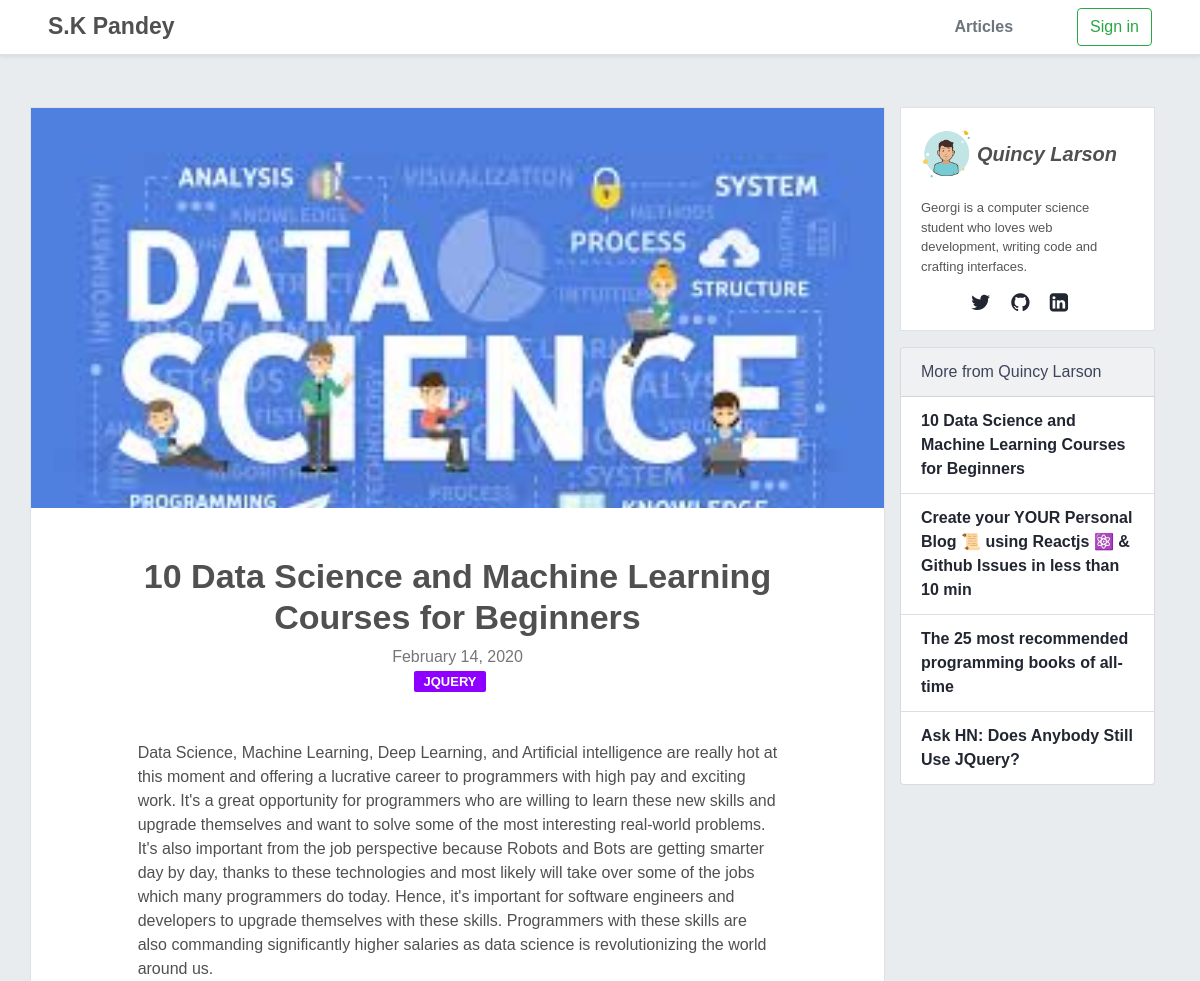
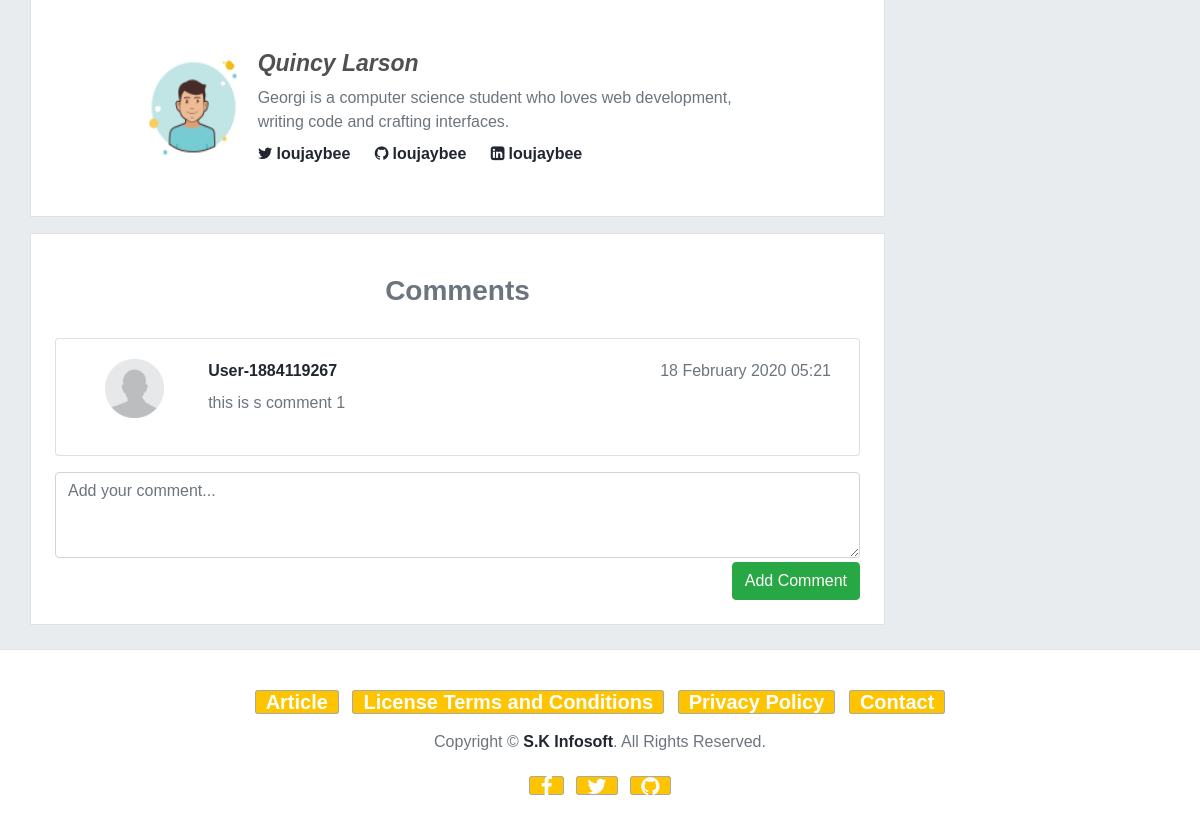
Screenshot of /single_article.php?id=17 with the database file from the repository (2 pictures, top to bottom).
### tables this page shows
CREATE TABLE `article` (
  `article_id` int(11) NOT NULL,
  `article_title` varchar(255) NOT NULL,
  `article_content` text NOT NULL,
  `article_image` varchar(255) NOT NULL,
  `article_created_time` datetime NOT NULL,
  `id_categorie` int(11) NOT NULL,
  `id_author` int(11) NOT NULL
);

CREATE TABLE `category` (
  `category_id` int(11) NOT NULL,
  `category_name` varchar(100) NOT NULL,
  `category_image` varchar(255) NOT NULL,
  `category_color` varchar(10) NOT NULL DEFAULT '333333'
);

CREATE TABLE `author` (
  `author_id` int(11) NOT NULL,
  `author_fullname` varchar(100) NOT NULL,
  `author_desc` varchar(255) NOT NULL DEFAULT 'Lorem ipsum dolor sit amet consectetur adipisicing elit. Nihil voluptatibus in ullam eum corrupti reiciendis.',
  `author_email` varchar(100) NOT NULL,
  `author_twitter` varchar(100) NOT NULL DEFAULT 'loujaybee',
  `author_github` varchar(100) NOT NULL DEFAULT 'loujaybee',
  `author_link` varchar(100) NOT NULL DEFAULT 'loujaybee',
  `author_avatar` varchar(255) NOT NULL
);

CREATE TABLE `comment` (
  `comment_id` int(11) NOT NULL,
  `comment_username` varchar(100) NOT NULL,
  `comment_avatar` varchar(255) NOT NULL DEFAULT 'def_face.jpg',
  `comment_content` text NOT NULL,
  `comment_date` datetime NOT NULL DEFAULT '2020-02-14 10:28:00',
  `comment_likes` int(11) NOT NULL DEFAULT 0,
  `id_article` int(11) NOT NULL
);

### single_article.php (the view, shortened to what this page needs)
<?php include "assest/head.php"; ?>
<?php
$article_id = $_GET['id'];
$stmt = $conn->prepare("SELECT * FROM `article` INNER JOIN `author` ON `article`.id_author = `author`.author_id  WHERE `article_id` = ?");
$stmt->execute([$article_id]);
$article = $stmt->fetch();
$stmt = $conn->prepare("SELECT * FROM `category` WHERE `category_id` = ?");
$stmt->execute([$article["id_categorie"]]);
$category = $stmt->fetch();
$stmt = $conn->prepare("SELECT article_title, article_id FROM `article` WHERE id_author = ? LIMIT 4");
$stmt->execute([$article["id_author"]]);
$articles = $stmt->fetchAll();
$stmt = $conn->prepare("SELECT * FROM `article` INNER JOIN `comment` WHERE `article`.`article_id`= `comment`.`id_article` AND `article`.`article_id` = ? ORDER BY comment_id DESC");
$stmt->execute([$article_id]);
$comments = $stmt->fetchAll();
?>
<link type="text/css" rel="stylesheet" href="css/style.css" />
<link rel="stylesheet" href="css/single_article.css">
</head>
<body>
    <?php include "assest/header.php" ?>
    <main role="main" class="bg-l py-4">
        <div class="container">
            <div class="row">
                <div class="content bg-white col-lg-9 p-0 border border-muted">
                    <div class="post__img" style="background-image: url('img/article/<?= $article["article_image"] ?>');"></div>
                    <div class="post__content w-75 mx-auto">
                        <div class="post-head text-center my-5">
                            <h1 class="post__title">
                                <?= $article["article_title"] ?>
                            </h1>
                            <div class="post-meta ">
                                <span class="post__date">
                                    <?= date_format(date_create($article["article_created_time"]), "F d, Y ") ?>
                                </span>
                                <a class="post-category" href="articleOfCategory.php?catID=<?= $category['category_id'] ?>" style="background-color:<?= $category['category_color'] ?>">
                                    <?= $category['category_name'] ?>
                                </a>
                            </div>
                        </div>
                        <div class="post-body text-break">
                            <?= $article["article_content"] ?>
                        </div>
                        <div class="post-footer d-flex my-5">
                            <img class="profile-thumbnail rounded-circle pr-2" src="img/avatar/<?= $article['author_avatar'] ?>" alt="test avatar image" style="width: 120px;height: 120px;">
                            <div class="d-flex flex-column justify-content-around">
                                <h3 class="font-italic mb-1"><?= $article['author_fullname'] ?></h3>
                                <p class="text-muted mb-1"><?= $article['author_desc'] ?></p>
                                <div class="social_media">
                                    <a href="" class="mr-3"><i class="fa fa-twitter"></i><span class="px-1"><?= $article['author_twitter'] ?></span></a>
                                    <a href="" class="mr-3"><i class="fa fa-github"></i><span class="px-1"><?= $article['author_github'] ?></span></a>
                                    <a href="" class="mr-3"><i class="fa fa-linkedin-square"></i><span class="px-1"><?= $article['author_link'] ?></span></a>
                                </div>
                            </div>
                        </div>
                    </div>
                </div>
                <div class="aside col-3">
                    <div class="p-3 bg-white border  border-muted">
                        <div class="d-flex align-items-center">
                            <img class="profile-thumbnail rounded-circle" src="img/avatar/<?= $article['author_avatar'] ?>" alt="test avatar image" style="width: 60px;height: 60px;">
                            <h5 class="font-italic m-0"><?= $article['author_fullname'] ?></h5>
                        </div>
                        <p class="author_desc p-1"><?= $article['author_desc'] ?></p>
                        <div class="d-flex flex-column justify-content-between">
                            <div class="author_links">
                                <a href="https://twitter.com/<?= $article['author_twitter'] ?>" class="mr-3"><i class="fa fa-lg fa-twitter"></i></a>
                                <a href="https://github.com/<?= $article['author_github'] ?>" class="mr-3"><i class="fa fa-lg fa-github"></i></a>
                                <a href="https://linkedin.com/<?= $article['author_link'] ?>" class="mr-3"><i class="fa fa-lg fa-linkedin-square"></i></a>
                            </div>
                        </div>
                    </div>
                    <div class="card bg-light my-3">
                        <div class="card-header"><strong> More from <?= $article['author_fullname'] ?></strong></div>
                        <ul class="list-group list-group-flush">
                            <?php foreach ($articles as $article) : ?>
                                <li class="list-group-item"><a href="single_article.php?id=<?= $article['article_id'] ?>"><?= $article['article_title'] ?></a></li>
                            <?php endforeach; ?>
                        </ul>
                    </div>
                </div>
            </div>
            <div id="comment" class="row">
                <div class="col-lg-9 border p-4 mt-3 bg-white">
                    <div class="comments">
                        <h2 class="text-center text-muted py-3">Comments</h2>
                        <?php foreach ($comments as $comment) : ?>
                            <div class="card mb-3">
                                <div class="card-body">
                                    <div class="row">
                                        <div class="col-md-2 pr-0 text-center">
                                            <img src="img/avatar/<?= $comment['comment_avatar'] ?>" class="img img-rounded img-fluid w-50" />
                                        </div>
                                        <div class="col-md-10">
                                            <p>
                                                <a class="float-left" href="#"><strong><?= "User-" . $comment['comment_username'] ?></strong></a>
                                                <span class="float-right px-2 text-muted"><?= date_format(date_create($comment['comment_date']), "d F Y h:i") ?></span>
                                            </p>
                                            <div class="clearfix"></div>
                                            <p class="text-secondary mt-2"><?= $comment['comment_content'] ?></p>
                                        </div>
                                    </div>
                                </div>
                            </div>
                        <?php endforeach; ?>
                    </div>
                    <div class="post-comments">
                        <form action="assest/insert.php?type=comment&id=<?= $article_id ?>#comment" method="POST">
                            <div class="form-group mt-3">
                                <textarea name="comment" class="form-control" rows="3" placeholder="Add your comment..."></textarea>
                                <button name="submit" type="submit" class="btn btn-success float-right mt-1">Add Comment</button>
                            </div>
                            <div class="clearfix"></div>
                        </form>
                    </div>
                </div>
            </div>
        </div>
    </main>
    <?php include "assest/footer.php" ?>
</body>
</html>

### css/style.css (style rules this page uses)
html, body { height: 100%; }
body { font-family: "Nunito", sans-serif; font-size: 16px; font-weight: 300; color: #3d455c; margin: 0; padding: 0; overflow-x: hidden; background-color: #fff; }
h1, h2, h3, h4, h5, h6 { font-family: "Nunito Sans", sans-serif; font-weight: 700; color: #505050; margin: 0px 0px 15px; }
h1 { font-size: 34px; }
h2 { font-size: 28px; }
h3 { font-size: 23px; }
a { font-weight: 600; color: #212631; text-decoration: none; }
p { margin: 0px 0px 20px; }
ul, ol { margin: 0; padding: 0; list-style: none; }
.post-meta .post-category { font-size: 13px; text-transform: uppercase; padding: 3px 10px; font-weight: 600; border-radius: 2px; margin-right: 15px; color: #fff; background-color: #212631; -webkit-transition: 0.2s opacity; transition: 0.2s opacity; }

### css/single_article.css (style rules this page uses)
.content { color: #505050; margin-top: 5.2rem; }
.post__img { height: 25rem; background-size: cover; background-position: inherit; }
.profile-thumbnail { width: 150px; height: 150px; }
.bg-l { background-color: #e9ecef; }
.content img { max-width: 95%; height: auto; }
.post__date { display: block; margin-top: -.5rem; color: #767676; }
.author_desc { margin: 10px 0; font-size: 13px; color: #565656; }
.author_links { text-align: center; }
.aside { margin-top: 5.2rem; }

### rows the page displays
article: article_image (picture), article_title "10 Data Science and Machine Learning Courses for Beginners", article_created_time "February 14, 2020", article_content "Data Science, Machine Learning, Deep Learning, and Artificial intelligence are really hot at this moment and offering a lucrative career to programmers with high pay and exciting work. It's a great opportunity for programmers who are willing to learn these new skills and upgrade themselves and want to solve some of the most interesting real-world problems. It's also important from the job perspective because Robots and Bots are getting smarter day by day, thanks to these technologies and most likely will take over some of the jobs which many programmers do today. Hence, it's important for software engineers and developers to upgrade themselves with these skills. Programmers with these…", id_author.author_avatar (picture), id_author.author_fullname "Quincy Larson", id_author.author_desc "Georgi is a computer science student who loves web development, writing code and crafting interfaces.", id_author.author_twitter "loujaybee", id_author.author_github "loujaybee", id_author.author_link "loujaybee"
category: category_name "JQUERY"
article: article_title "Create your YOUR Personal Blog 📜 using Reactjs ⚛️ & Github Issues in less than 10 min"
article: article_title "The 25 most recommended programming books of all-time"
article: article_title "Ask HN: Does Anybody Still Use JQuery?"
comment: comment_avatar (picture), comment_username "1884119267", comment_date "18 February 2020 05:21", comment_content "this is s comment 1"
